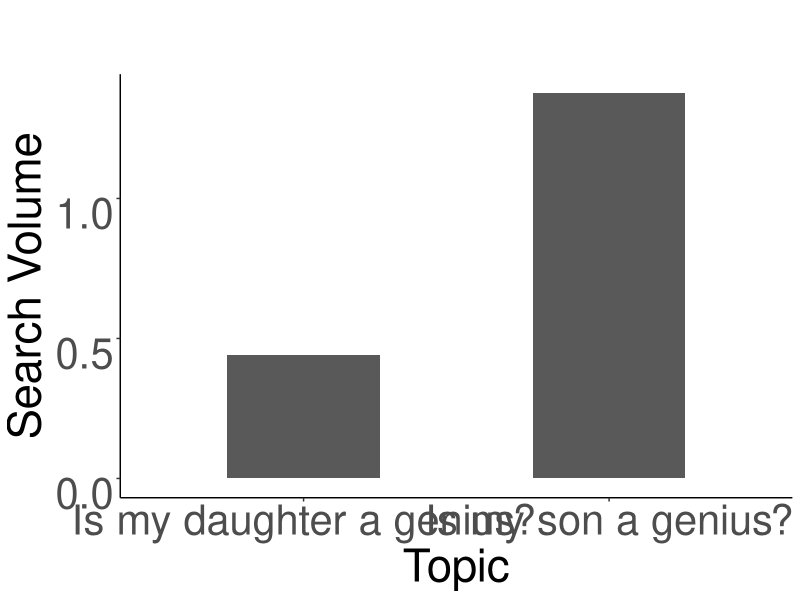
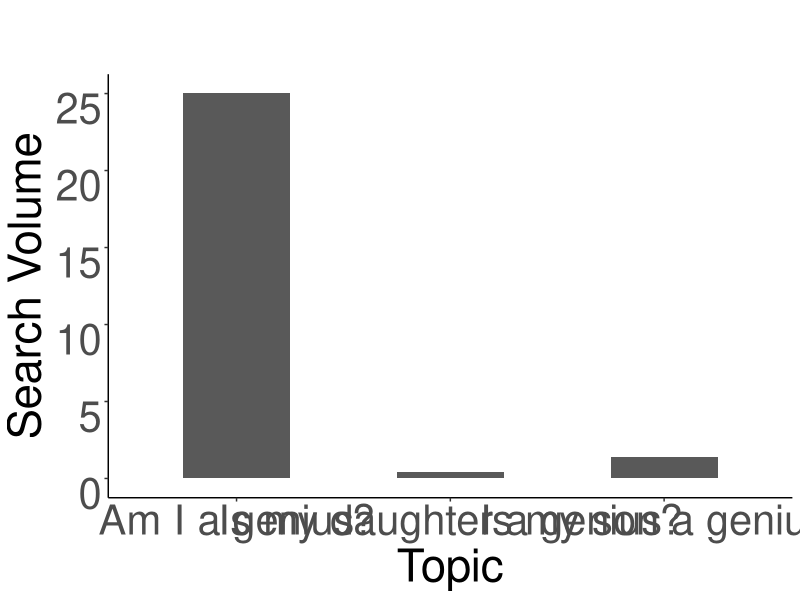
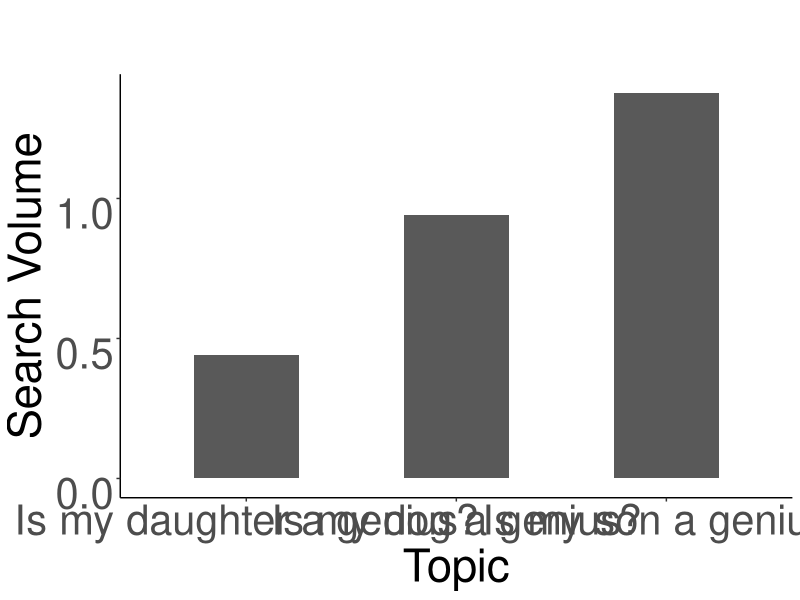

Reproduce these figures in R, in order.
library(data.table)
library(ggplot2)
setwd("C:/Users/Zhang Xing/Documents/GitHub/blogdown/data")
DT = fread("genius.csv", sep=",", header=TRUE)
## cat1=daughter; cat2=son; cat3=dog; cat4=myself
table(DT$variable)
DT = melt(DT, measure = patterns("^Search.Volume"),value.name = c("Search.Volume"))
DT = DT[, Topic := ifelse(variable == "Search.Volume1", "Is my daughter a genius?",
                          ifelse(variable == "Search.Volume2", "Is my son a genius?",
                                 ifelse(variable == "Search.Volume3", "Is my dog a genius?",
                                        "Am I a genius?")))]
ByTopic = DT[, .(Average.Search.Volume = mean(Search.Volume)), by = Topic]
ByTopicNoSelfDog = ByTopic[Topic != "Am I a genius?" & Topic != "Is my dog a genius?"]
(NoSelfDogBar = ggplot(ByTopicNoSelfDog, aes(x=Topic, y = Average.Search.Volume)) + 
  geom_bar(position="dodge", stat = "identity",width=0.5)+
theme(legend.position="bottom", legend.text=element_text(size=24), 
      legend.title = element_text(size = "24"), 
      plot.title = element_text(size = rel(4), hjust = 0.5),
      axis.title.y = element_text(size = rel(3)), 
      axis.title.x = element_text(size = rel(3)),
      axis.text.x = element_text(angle=0, vjust=1,hjust=0.5, size=30), 
      axis.text.y = element_text(angle=0, vjust=1, size=30),
      strip.text = element_text(size=30),
      axis.line = element_line(colour = "black"),
      panel.grid.major = element_blank(),
      panel.grid.minor = element_blank(),
      panel.border = element_blank(),
      panel.background = element_blank(),
      strip.background = element_blank())+ 
  labs(title = "", 
       x = "Topic", y = "Search Volume") )

ByTopicNoDog = ByTopic[Topic != "Is my dog a genius?"]
(NoSelfDogBar = ggplot(ByTopicNoDog, aes(x=Topic, y = Average.Search.Volume)) + 
    geom_bar(position="dodge", stat = "identity",width=0.5)+
    theme(legend.position="bottom", legend.text=element_text(size=24), 
          legend.title = element_text(size = "24"), 
          plot.title = element_text(size = rel(4), hjust = 0.5),
          axis.title.y = element_text(size = rel(3)), 
          axis.title.x = element_text(size = rel(3)),
          axis.text.x = element_text(angle=0, vjust=1,hjust=0.5, size=30), 
          axis.text.y = element_text(angle=0, vjust=1, size=30),
          strip.text = element_text(size=30),
          axis.line = element_line(colour = "black"),
          panel.grid.major = element_blank(),
          panel.grid.minor = element_blank(),
          panel.border = element_blank(),
          panel.background = element_blank(),
          strip.background = element_blank())+ 
    labs(title = "", 
         x = "Topic", y = "Search Volume") )


ByTopicNoSelf = ByTopic[Topic != "Am I a genius?"]
(NoSelf = ggplot(ByTopicNoSelf, aes(x=Topic, y = Average.Search.Volume)) + 
    geom_bar(position="dodge", stat = "identity",width=0.5)+
    theme(legend.position="bottom", legend.text=element_text(size=24), 
          legend.title = element_text(size = "24"), 
          plot.title = element_text(size = rel(4), hjust = 0.5),
          axis.title.y = element_text(size = rel(3)), 
          axis.title.x = element_text(size = rel(3)),
          axis.text.x = element_text(angle=0, vjust=1,hjust=0.5, size=30), 
          axis.text.y = element_text(angle=0, vjust=1, size=30),
          strip.text = element_text(size=30),
          axis.line = element_line(colour = "black"),
          panel.grid.major = element_blank(),
          panel.grid.minor = element_blank(),
          panel.border = element_blank(),
          panel.background = element_blank(),
          strip.background = element_blank())+ 
    labs(title = "", 
         x = "Topic", y = "Search Volume") )